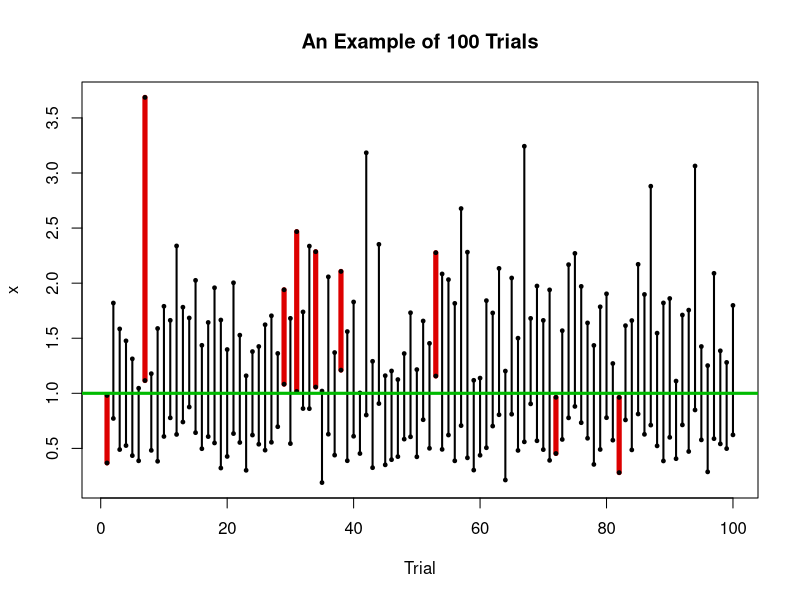

Generate this figure with R:



options(stringsAsFactors=FALSE, width=350)


xbool.savePlots <- FALSE


####### make sure in working directory
## source("___f_funs.R")


############ prepair dataset for bias variance

## library(mvtnorm)


n <- 100


############ bootstrap example, 75th percentile, Cauchy

q3 <- qcauchy(0.75) ; q3 ### true value

nn <- 100

mx.CI <- matrix(NA, nn, 2)

for(iinn in 1:nn) {
    
    x <- rcauchy(n=n)
    
    q3hat <- quantile(x, c(0.75))
    
    q3hat.boot.vec <- rep(NA, 1000)
    for(jboot in 1:length(q3hat.boot.vec)) {
        xxs <- sample(x, size=length(x), replace=TRUE)
        q3hat.boot.vec[jboot] <- quantile(xxs, c(0.75))
    }
    ### hist(q3hat.boot.vec)
    
    this.CI <- quantile(q3hat.boot.vec, c(0.025, 0.975)) ; this.CI
    
    mx.CI[ iinn, ] <- this.CI
    
    cat(iinn, "\n")
}

xmissed <- mx.CI[ , 1] > q3 | mx.CI[ , 2] < q3


if(xbool.savePlots) { png(file.path("~", "Desktop", "bootstrapExample.png"), width=2000, height=800, pointsize=28) }
par(mfrow=c(1, 1))

plot(x=I(1:nn), mx.CI[ ,1], ylim=range(mx.CI), type="n", xlab="Trial", ylab="x", main=paste0("An Example of ", nn, " Trials"))

segments(x0=I(1:nn), y0=mx.CI[ , 1], x1=I(1:nn), y1=mx.CI[ , 2], lwd=2)

segments(x0=I(1:nn)[xmissed], y0=mx.CI[ xmissed, 1], x1=I(1:nn)[xmissed], y1=mx.CI[ xmissed, 2], lwd=5, col="#DD0000")

points(x=I(1:nn), mx.CI[ , 1], pch=19, cex=0.5)
points(x=I(1:nn), mx.CI[ , 2], pch=19, cex=0.5)
abline(h=q3, col="#00BB00", lwd=3)

if(xbool.savePlots) { dev.off() }


